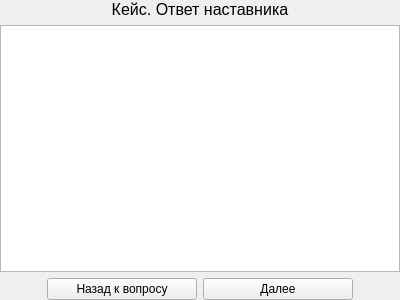
<?xml version="1.0" encoding="UTF-8"?>
<ui version="4.0">
 <class>MentorAnswerPage</class>
 <widget class="QWidget" name="MentorAnswerPage">
  <property name="geometry">
   <rect>
    <x>0</x>
    <y>0</y>
    <width>400</width>
    <height>300</height>
   </rect>
  </property>
  <property name="windowTitle">
   <string>Form</string>
  </property>
  <layout class="QVBoxLayout" name="verticalLayout">
   <property name="leftMargin">
    <number>0</number>
   </property>
   <property name="topMargin">
    <number>0</number>
   </property>
   <property name="rightMargin">
    <number>0</number>
   </property>
   <property name="bottomMargin">
    <number>0</number>
   </property>
   <item>
    <widget class="QLabel" name="titleLabel">
     <property name="font">
      <font>
       <pointsize>12</pointsize>
      </font>
     </property>
     <property name="text">
      <string>Кейс. Ответ наставника</string>
     </property>
     <property name="alignment">
      <set>Qt::AlignCenter</set>
     </property>
    </widget>
   </item>
   <item>
    <widget class="QTextBrowser" name="answerBrowser"/>
   </item>
   <item>
    <layout class="QHBoxLayout" name="horizontalLayout">
     <item>
      <spacer name="horizontalSpacer">
       <property name="orientation">
        <enum>Qt::Horizontal</enum>
       </property>
       <property name="sizeHint" stdset="0">
        <size>
         <width>40</width>
         <height>20</height>
        </size>
       </property>
      </spacer>
     </item>
     <item>
      <widget class="QPushButton" name="backButton">
       <property name="minimumSize">
        <size>
         <width>150</width>
         <height>0</height>
        </size>
       </property>
       <property name="text">
        <string>Назад к вопросу</string>
       </property>
       <property name="icon">
        <iconset resource="resources.qrc">
         <normaloff>:/icons/back.png</normaloff>:/icons/back.png</iconset>
       </property>
      </widget>
     </item>
     <item>
      <widget class="QPushButton" name="nextButton">
       <property name="minimumSize">
        <size>
         <width>150</width>
         <height>0</height>
        </size>
       </property>
       <property name="text">
        <string>Далее</string>
       </property>
       <property name="icon">
        <iconset resource="resources.qrc">
         <normaloff>:/icons/forward.png</normaloff>:/icons/forward.png</iconset>
       </property>
      </widget>
     </item>
     <item>
      <spacer name="horizontalSpacer_2">
       <property name="orientation">
        <enum>Qt::Horizontal</enum>
       </property>
       <property name="sizeHint" stdset="0">
        <size>
         <width>40</width>
         <height>20</height>
        </size>
       </property>
      </spacer>
     </item>
    </layout>
   </item>
  </layout>
 </widget>
 <resources>
  <include location="resources.qrc"/>
 </resources>
 <connections/>
</ui>
